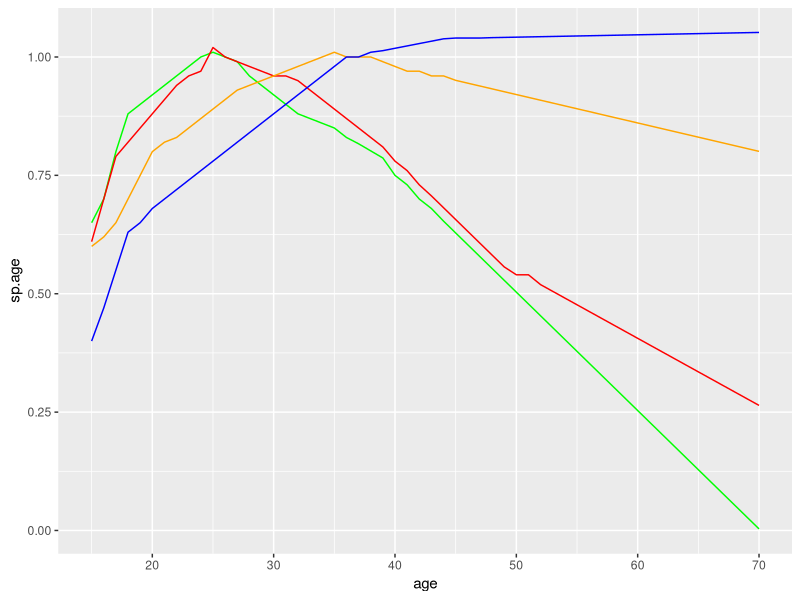

The R source for this figure:
library(dplyr)
library(ggplot2)

names <- read.csv("names.csv")
firstnames <- as.character(unique(names$firstname))
lastnames <- as.character(unique(names$lastname))
lastnames <- gsub("\\?", "", x=lastnames)

### Generating Fighters
genFighter <- function(startID=1, n=1, year=1, mean.val = 500, sd.val = 120, coe.sd = .05){
  physical.element <- rnorm(n=n, mean=mean.val*0.3, sd = sd.val*0.3)
  mental.element <- rnorm(n=n, mean=0, sd = sd.val*0.2)
  st.base <- rnorm(n=n, mean = mean.val*0.7, sd = sd.val*0.7) + physical.element
  sp.base <- rnorm(n=n, mean = mean.val*0.7, sd = sd.val*0.7) + physical.element
  wt.base <- rnorm(n=n, mean = mean.val, sd = sd.val*0.8) + mental.element
  ag.base <- rnorm(n=n, mean = mean.val, sd = sd.val) - mental.element
  barracks <- data.frame('playerID' = c(startID:(startID+n-1)), 'firstname' = sample(x = firstnames, size = n , replace = TRUE), 'lastname' = sample(x=lastnames, size = n, replace = TRUE), 'born' = rep(year, n), 'skill.base' = rnorm(n=n, mean=mean.val, sd = sd.val), 'strength.base' = st.base, 'speed.base' = sp.base , 'wit.base' = wt.base, 'aggression.base' = ag.base, 'skill.coe' = rnorm(n=n, mean=0, sd = coe.sd), 'speed.coe' = rnorm(n=n, mean=0, sd = coe.sd), 'strength.coe' = rnorm(n=n, mean=0, sd = coe.sd) , 'wit.coe' = rnorm(n=n, mean=0, sd = coe.sd))
  return(barracks)
}


#barracks <- data.frame('playerID' = c(1:10), 'born' = 1, 'skill.base' = rnorm(n=10, mean=500, sd = 120), 'strength.base' = rnorm(n=10, mean=500, sd = 120), 'wit.base' = rnorm(n=10, mean=500, sd = 120), 'speed.base' = rnorm(n=10, mean=500, sd = 120), 'aggression.base' = rnorm(n=10, mean=500, sd = 120))

#### Aging Curves
# sp.age <- c(seq(from = 0.8, to = 1, by = 0.04), rep(1, 5), seq(from = 1, to = 0.8, by = -0.03), seq(from = 0.8, to = 0.5, by = -0.01))
# st.age <- c(seq(from = 0.7, to = 1, by = 0.05), rep(1, 5), seq(from = 1, to = 0.8, by = -0.02), seq(from = 0.8, to = 0.4, by = -0.02))
# wit.age <- c(seq(from = 0.5, to = 0.9, by = 0.08), seq(from = 0.9, to = 1, by = 0.02), rep(1, 2), seq(from = 1, to = 1.3, by = 0.01))
# sk.age <- c(seq(from = 0.5, to = 0.9, by = 0.05), seq(from = 0.9, to = 1, by = 0.02), rep(1, 8), seq(from = 1, to = 0.8, by = -0.01))
# age <- c(15:(15+43))
# sp.age <- sp.age[1:44]
# wit.age <- wit.age[1:44]
# age.curve <- as.data.frame(cbind(age, sp.age, st.age, sk.age, wit.age))
#write.csv(age.curve, "agecurve.csv" )
age.curve <- read.csv("agecurve.csv")
ggplot(age.curve, aes(x=age)) + geom_line(aes(y=sp.age), col = "green") + geom_line(aes(y=st.age), col = "red") + geom_line(aes(y=sk.age), col = "orange") + geom_line(aes(y=wit.age), col = "blue")


### Aging Function
ageFighter <- function(df, newyear, ac =age.curve, coe.sd = 0.02){
  df$age <- newyear - df$born
  df$skill.coe <- df$skill.coe + rnorm(n=nrow(df), mean=0, sd = (coe.sd*1.1))
  df$speed.coe <- df$speed.coe + rnorm(n=nrow(df), mean=0, sd = coe.sd)
  df$strength.coe <- df$strength.coe + rnorm(n=nrow(df), mean=0, sd = coe.sd)
  df$wit.coe <- df$wit.coe + rnorm(n=nrow(df), mean= 0, sd = (coe.sd*1.1))
  df.full <- left_join(df, ac, by = "age")
  df$strength <- df$strength.base * (df.full$st.age + df.full$strength.coe)
  df$speed <- df$speed.base * (df.full$sp.age + df.full$speed.coe)
  df$wit <- df$wit.base * (df.full$wit.age + df.full$wit.coe)
  df$skill <- df$skill.base * (df.full$sk.age + df.full$skill.coe)
  df$aggression <- df$aggression.base
  return(df)
}



### Battle Function
fight <- function(home, away, df, rand.mean = 500, rand.sd = 200){
  hdf <- subset(df, playerID == home)
  adf <- subset(df, playerID == away)
  hdf2 <- as.vector(hdf[,c("skill", "strength", "wit", "speed")])
  adf2 <- as.vector(adf[,c("skill", "strength", "wit", "speed")])
  hdf2 <- hdf2[1,]
  adf2 <- adf2[1,]
  diff.scores <- hdf2/adf2
  rand.vals <- rnorm(4, mean= rand.mean, sd = rand.sd)
  total.scores <- as.integer(diff.scores * rand.vals)
  winner <- ifelse(mean(total.scores) > rand.mean, home, away)
  loser <- ifelse(winner == home, away, home)
  return(c("winner" = winner, "loser" = loser))
}


### Season Battle
seasonSim <- function(df, battle.log = battle.log, matchlevel = 1, seasonnum = 1){
  p <- nrow(df)
  df$preserveID <- df$playerID
  df$playerIDnew <- c(1:p)
  bl <- battle.log[1,]
  for(jj in 1:(p-1)){
    for(kk in (jj+1):p){
      home.playerID <- df$preserveID[df$playerIDnew == jj]
      away.playerID <- df$preserveID[df$playerIDnew == kk]
      result <- fight(home.playerID, away.playerID, df)
      result.frame <- data.frame("weeknum" = jj, "winnerID" = result[1], "loserID" = result[2], "matchlevel" = matchlevel, "seasonnum"= seasonnum)
      bl <- rbind(bl, result.frame)
    }
  }
  bl <- bl[-1,]
  bl$rand <- runif(nrow(bl), min = 0, max = 1)
  bl <- bl[order(bl$rand),]
  bl$weeknum <- c(1:nrow(bl))
  bl <-  bl[, !names(bl) %in% c("rand")]
  battle.log <- rbind(battle.log, bl)
  return(battle.log)
}


### 16-person Tournament
seeding <- read.csv('seeding.csv')
tourney16 <- function(df, battle.log = battle.log, seasonnum = 1, region = 1){
  winners <- c(1:15)
  for(pp in 1:nrow(seeding)){
    hp <- match(seeding$home[pp], df$seed)
    ap <- match(seeding$away[pp], df$seed)
    home.playerID <- df$playerID[hp]
    away.playerID <- df$playerID[ap]
    result <- fight(home.playerID, away.playerID, df)
    result.frame <- data.frame("weeknum" = 1, "winnerID" = result[1], "loserID" = result[2], 'matchlevel' = "Round 1", seasonnum = seasonnum)
    battle.log <- rbind(battle.log, result.frame)
    winners[pp] <- result[1]
  }
  r2 <- seq(from=1, to=7, by=2) 
  battlenum <- 9
  for(pp in r2){
    result <- fight(winners[pp], winners[pp + 1], df)
    result.frame <- data.frame("weeknum" = 2, "winnerID" = result[1], "loserID" = result[2], 'matchlevel' = "Round 2", seasonnum = seasonnum)
    battle.log <- rbind(battle.log, result.frame)
    winners[battlenum] <- result[1]
    battlenum <- battlenum + 1
  }
  semi1 <- fight(winners[9], winners[10], df)
  semi2 <- fight(winners[11], winners[12], df)
  result.frame1 <- data.frame("weeknum" = 3, "winnerID" = semi1[1], "loserID" = semi1[2], 'matchlevel' = "Round 3", seasonnum = seasonnum)
  result.frame2 <- data.frame("weeknum" = 3, "winnerID" = semi2[1], "loserID" = semi2[2], 'matchlevel' = "Round 3", seasonnum = seasonnum)
  battle.log <- rbind(battle.log, result.frame1, result.frame2)
  final <- fight(semi1[1], semi2[1], df)
  result.final <- data.frame("weeknum" = 4, "winnerID" = final[1], "loserID" = final[2], 'matchlevel' = "Round 4" , seasonnum = seasonnum)
  battle.log <- rbind(battle.log, result.final)
  return(battle.log)
}


#### Kings Tourney
ktseed <- read.csv("ktseed.csv")
kingstourney <- function(df, battle.log = battle.log, seasonnum = 1, region = 1){
  df <- df[order(df$ELO, decreasing = TRUE),]
  df$ovseed <- c(1:nrow(df))
  df.short <- subset(df, ovseed <= 64)
  df.short <- left_join(df.short, ktseed, by = "ovseed")
  for(ll in 1:4){
    df.limit <- subset(df.short, group == ll)
    battle.log <- tourney16(df.limit, battle.log = battle.log, seasonnum = seasonnum, region = region)
  }
  finalfour <- battle.log$winnerID[battle.log$matchlevel == "Round 4" & seasonnum == seasonnum]
  finalist1 <- fight(finalfour[1], finalfour[2], df)
  finalist2 <- fight(finalfour[3], finalfour[4], df)
  result.frame1 <- data.frame("weeknum" = 5, "winnerID" = finalist1[1], "loserID" = finalist1[2], 'matchlevel' = "Semifinal", seasonnum = seasonnum)
  result.frame2 <- data.frame("weeknum" = 5, "winnerID" = finalist2[1], "loserID" = finalist2[2], 'matchlevel' = "Semifinal", seasonnum = seasonnum)
  ktfinal <- fight(finalist1[1], finalist2[1], df)
  result.final <- data.frame("weeknum" = 6, "winnerID" = ktfinal[1], "loserID" = ktfinal[2], 'matchlevel' = "Final", seasonnum = seasonnum)
  battle.log <- rbind(battle.log, result.frame1, result.frame2, result.final)
  return(battle.log)
}


